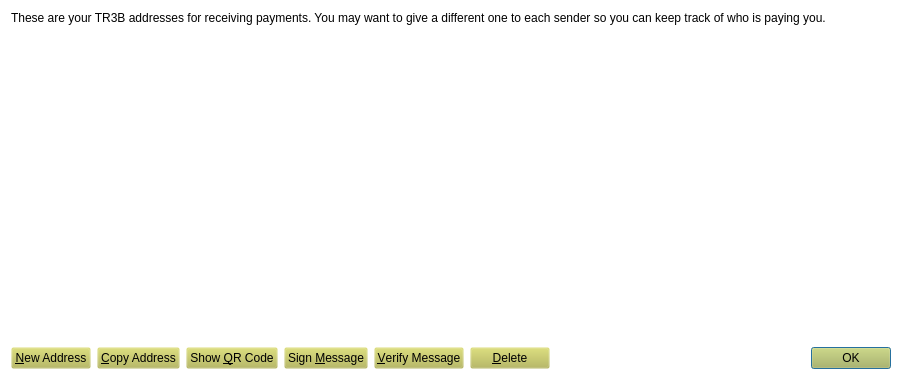
<?xml version="1.0" encoding="UTF-8"?>
<ui version="4.0">
 <class>AddressBookPage</class>
 <widget class="QWidget" name="AddressBookPage">
  <property name="geometry">
   <rect>
    <x>0</x>
    <y>0</y>
    <width>902</width>
    <height>380</height>
   </rect>
  </property>
  <property name="palette">
   <palette>
    <active>
     <colorrole role="WindowText">
      <brush brushstyle="SolidPattern">
       <color alpha="255">
        <red>0</red>
        <green>0</green>
        <blue>0</blue>
       </color>
      </brush>
     </colorrole>
     <colorrole role="Button">
      <brush brushstyle="SolidPattern">
       <color alpha="0">
        <red>182</red>
        <green>184</green>
        <blue>79</blue>
       </color>
      </brush>
     </colorrole>
     <colorrole role="Text">
      <brush brushstyle="SolidPattern">
       <color alpha="255">
        <red>0</red>
        <green>0</green>
        <blue>0</blue>
       </color>
      </brush>
     </colorrole>
     <colorrole role="ButtonText">
      <brush brushstyle="SolidPattern">
       <color alpha="255">
        <red>0</red>
        <green>0</green>
        <blue>0</blue>
       </color>
      </brush>
     </colorrole>
     <colorrole role="Base">
      <brush brushstyle="SolidPattern">
       <color alpha="0">
        <red>182</red>
        <green>184</green>
        <blue>79</blue>
       </color>
      </brush>
     </colorrole>
     <colorrole role="Window">
      <brush brushstyle="SolidPattern">
       <color alpha="0">
        <red>182</red>
        <green>184</green>
        <blue>79</blue>
       </color>
      </brush>
     </colorrole>
     <colorrole role="ToolTipText">
      <brush brushstyle="SolidPattern">
       <color alpha="255">
        <red>255</red>
        <green>252</green>
        <blue>203</blue>
       </color>
      </brush>
     </colorrole>
    </active>
    <inactive>
     <colorrole role="WindowText">
      <brush brushstyle="SolidPattern">
       <color alpha="255">
        <red>0</red>
        <green>0</green>
        <blue>0</blue>
       </color>
      </brush>
     </colorrole>
     <colorrole role="Button">
      <brush brushstyle="SolidPattern">
       <color alpha="0">
        <red>182</red>
        <green>184</green>
        <blue>79</blue>
       </color>
      </brush>
     </colorrole>
     <colorrole role="Text">
      <brush brushstyle="SolidPattern">
       <color alpha="255">
        <red>0</red>
        <green>0</green>
        <blue>0</blue>
       </color>
      </brush>
     </colorrole>
     <colorrole role="ButtonText">
      <brush brushstyle="SolidPattern">
       <color alpha="255">
        <red>0</red>
        <green>0</green>
        <blue>0</blue>
       </color>
      </brush>
     </colorrole>
     <colorrole role="Base">
      <brush brushstyle="SolidPattern">
       <color alpha="0">
        <red>182</red>
        <green>184</green>
        <blue>79</blue>
       </color>
      </brush>
     </colorrole>
     <colorrole role="Window">
      <brush brushstyle="SolidPattern">
       <color alpha="0">
        <red>182</red>
        <green>184</green>
        <blue>79</blue>
       </color>
      </brush>
     </colorrole>
     <colorrole role="ToolTipText">
      <brush brushstyle="SolidPattern">
       <color alpha="255">
        <red>255</red>
        <green>252</green>
        <blue>203</blue>
       </color>
      </brush>
     </colorrole>
    </inactive>
    <disabled>
     <colorrole role="WindowText">
      <brush brushstyle="SolidPattern">
       <color alpha="255">
        <red>190</red>
        <green>190</green>
        <blue>190</blue>
       </color>
      </brush>
     </colorrole>
     <colorrole role="Button">
      <brush brushstyle="SolidPattern">
       <color alpha="0">
        <red>182</red>
        <green>184</green>
        <blue>79</blue>
       </color>
      </brush>
     </colorrole>
     <colorrole role="Text">
      <brush brushstyle="SolidPattern">
       <color alpha="255">
        <red>190</red>
        <green>190</green>
        <blue>190</blue>
       </color>
      </brush>
     </colorrole>
     <colorrole role="ButtonText">
      <brush brushstyle="SolidPattern">
       <color alpha="255">
        <red>190</red>
        <green>190</green>
        <blue>190</blue>
       </color>
      </brush>
     </colorrole>
     <colorrole role="Base">
      <brush brushstyle="SolidPattern">
       <color alpha="0">
        <red>182</red>
        <green>184</green>
        <blue>79</blue>
       </color>
      </brush>
     </colorrole>
     <colorrole role="Window">
      <brush brushstyle="SolidPattern">
       <color alpha="0">
        <red>182</red>
        <green>184</green>
        <blue>79</blue>
       </color>
      </brush>
     </colorrole>
     <colorrole role="ToolTipText">
      <brush brushstyle="SolidPattern">
       <color alpha="255">
        <red>255</red>
        <green>252</green>
        <blue>203</blue>
       </color>
      </brush>
     </colorrole>
    </disabled>
   </palette>
  </property>
  <property name="windowTitle">
   <string>Address Book</string>
  </property>
  <property name="autoFillBackground">
   <bool>false</bool>
  </property>
  <layout class="QVBoxLayout" name="verticalLayout">
   <item>
    <widget class="QLabel" name="labelExplanation">
     <property name="text">
      <string>These are your TR3B addresses for receiving payments. You may want to give a different one to each sender so you can keep track of who is paying you.</string>
     </property>
     <property name="textFormat">
      <enum>Qt::PlainText</enum>
     </property>
     <property name="wordWrap">
      <bool>true</bool>
     </property>
    </widget>
   </item>
   <item>
    <widget class="QTableView" name="tableView">
     <property name="contextMenuPolicy">
      <enum>Qt::CustomContextMenu</enum>
     </property>
     <property name="toolTip">
      <string>Double-click to edit address or label</string>
     </property>
     <property name="tabKeyNavigation">
      <bool>false</bool>
     </property>
     <property name="alternatingRowColors">
      <bool>true</bool>
     </property>
     <property name="selectionMode">
      <enum>QAbstractItemView::SingleSelection</enum>
     </property>
     <property name="selectionBehavior">
      <enum>QAbstractItemView::SelectRows</enum>
     </property>
     <property name="sortingEnabled">
      <bool>true</bool>
     </property>
     <attribute name="verticalHeaderVisible">
      <bool>false</bool>
     </attribute>
    </widget>
   </item>
   <item>
    <layout class="QHBoxLayout" name="horizontalLayout">
     <item>
      <widget class="QPushButton" name="newAddressButton">
       <property name="toolTip">
        <string>Create a new address</string>
       </property>
       <property name="text">
        <string>&amp;New Address</string>
       </property>
       <property name="icon">
        <iconset resource="../bitcoin.qrc">
         <normaloff>:/icons/add</normaloff>:/icons/add</iconset>
       </property>
      </widget>
     </item>
     <item>
      <widget class="QPushButton" name="copyToClipboard">
       <property name="toolTip">
        <string>Copy the currently selected address to the system clipboard</string>
       </property>
       <property name="text">
        <string>&amp;Copy Address</string>
       </property>
       <property name="icon">
        <iconset resource="../bitcoin.qrc">
         <normaloff>:/icons/editcopy</normaloff>:/icons/editcopy</iconset>
       </property>
      </widget>
     </item>
     <item>
      <widget class="QPushButton" name="showQRCode">
       <property name="text">
        <string>Show &amp;QR Code</string>
       </property>
       <property name="icon">
        <iconset resource="../bitcoin.qrc">
         <normaloff>:/icons/qrcode</normaloff>:/icons/qrcode</iconset>
       </property>
      </widget>
     </item>
     <item>
      <widget class="QPushButton" name="signMessage">
       <property name="palette">
        <palette>
         <active>
          <colorrole role="Button">
           <brush brushstyle="SolidPattern">
            <color alpha="0">
             <red>182</red>
             <green>184</green>
             <blue>79</blue>
            </color>
           </brush>
          </colorrole>
          <colorrole role="Base">
           <brush brushstyle="SolidPattern">
            <color alpha="0">
             <red>0</red>
             <green>0</green>
             <blue>0</blue>
            </color>
           </brush>
          </colorrole>
          <colorrole role="Window">
           <brush brushstyle="SolidPattern">
            <color alpha="0">
             <red>0</red>
             <green>0</green>
             <blue>0</blue>
            </color>
           </brush>
          </colorrole>
          <colorrole role="ToolTipText">
           <brush brushstyle="SolidPattern">
            <color alpha="255">
             <red>182</red>
             <green>184</green>
             <blue>79</blue>
            </color>
           </brush>
          </colorrole>
         </active>
         <inactive>
          <colorrole role="Button">
           <brush brushstyle="SolidPattern">
            <color alpha="0">
             <red>182</red>
             <green>184</green>
             <blue>79</blue>
            </color>
           </brush>
          </colorrole>
          <colorrole role="Base">
           <brush brushstyle="SolidPattern">
            <color alpha="0">
             <red>0</red>
             <green>0</green>
             <blue>0</blue>
            </color>
           </brush>
          </colorrole>
          <colorrole role="Window">
           <brush brushstyle="SolidPattern">
            <color alpha="0">
             <red>0</red>
             <green>0</green>
             <blue>0</blue>
            </color>
           </brush>
          </colorrole>
          <colorrole role="ToolTipText">
           <brush brushstyle="SolidPattern">
            <color alpha="255">
             <red>182</red>
             <green>184</green>
             <blue>79</blue>
            </color>
           </brush>
          </colorrole>
         </inactive>
         <disabled>
          <colorrole role="Button">
           <brush brushstyle="SolidPattern">
            <color alpha="0">
             <red>182</red>
             <green>184</green>
             <blue>79</blue>
            </color>
           </brush>
          </colorrole>
          <colorrole role="Base">
           <brush brushstyle="SolidPattern">
            <color alpha="0">
             <red>0</red>
             <green>0</green>
             <blue>0</blue>
            </color>
           </brush>
          </colorrole>
          <colorrole role="Window">
           <brush brushstyle="SolidPattern">
            <color alpha="0">
             <red>0</red>
             <green>0</green>
             <blue>0</blue>
            </color>
           </brush>
          </colorrole>
          <colorrole role="ToolTipText">
           <brush brushstyle="SolidPattern">
            <color alpha="255">
             <red>182</red>
             <green>184</green>
             <blue>79</blue>
            </color>
           </brush>
          </colorrole>
         </disabled>
        </palette>
       </property>
       <property name="toolTip">
        <string>Sign a message to prove you own a TR3B address</string>
       </property>
       <property name="text">
        <string>Sign &amp;Message</string>
       </property>
       <property name="icon">
        <iconset resource="../bitcoin.qrc">
         <normaloff>:/icons/edit</normaloff>:/icons/edit</iconset>
       </property>
      </widget>
     </item>
     <item>
      <widget class="QPushButton" name="verifyMessage">
       <property name="toolTip">
        <string>Verify a message to ensure it was signed with a specified TR3B address</string>
       </property>
       <property name="text">
        <string>&amp;Verify Message</string>
       </property>
       <property name="icon">
        <iconset resource="../bitcoin.qrc">
         <normaloff>:/icons/transaction_0</normaloff>:/icons/transaction_0</iconset>
       </property>
      </widget>
     </item>
     <item>
      <widget class="QPushButton" name="deleteButton">
       <property name="toolTip">
        <string>Delete the currently selected address from the list</string>
       </property>
       <property name="text">
        <string>&amp;Delete</string>
       </property>
       <property name="icon">
        <iconset resource="../bitcoin.qrc">
         <normaloff>:/icons/remove</normaloff>:/icons/remove</iconset>
       </property>
      </widget>
     </item>
     <item>
      <spacer name="horizontalSpacer">
       <property name="orientation">
        <enum>Qt::Horizontal</enum>
       </property>
       <property name="sizeHint" stdset="0">
        <size>
         <width>40</width>
         <height>20</height>
        </size>
       </property>
      </spacer>
     </item>
     <item>
      <widget class="QDialogButtonBox" name="buttonBox">
       <property name="sizePolicy">
        <sizepolicy hsizetype="Maximum" vsizetype="Fixed">
         <horstretch>0</horstretch>
         <verstretch>0</verstretch>
        </sizepolicy>
       </property>
       <property name="standardButtons">
        <set>QDialogButtonBox::Ok</set>
       </property>
      </widget>
     </item>
    </layout>
   </item>
  </layout>
 </widget>
 <resources>
  <include location="../bitcoin.qrc"/>
 </resources>
 <connections/>
</ui>
